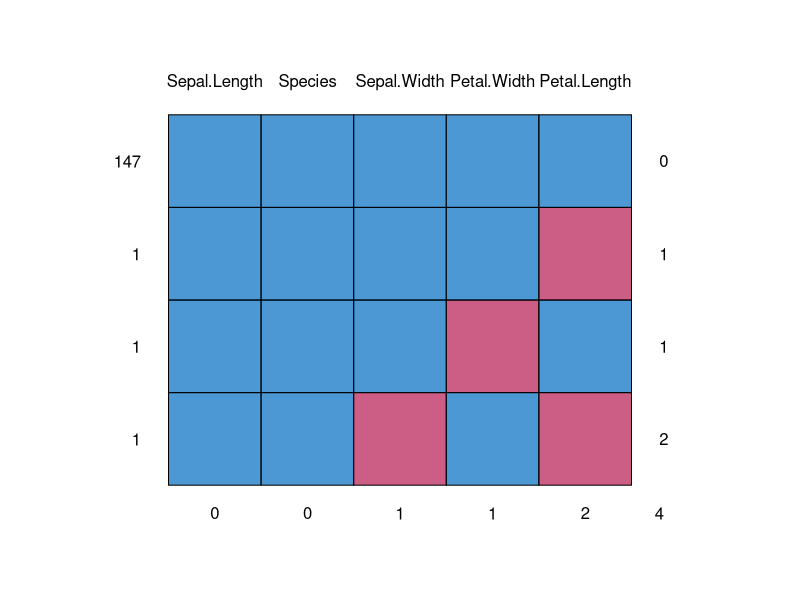
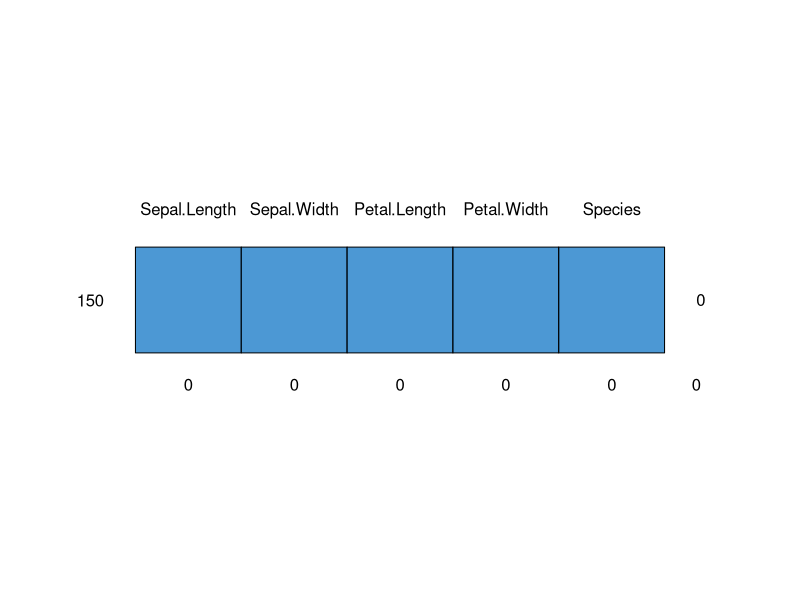
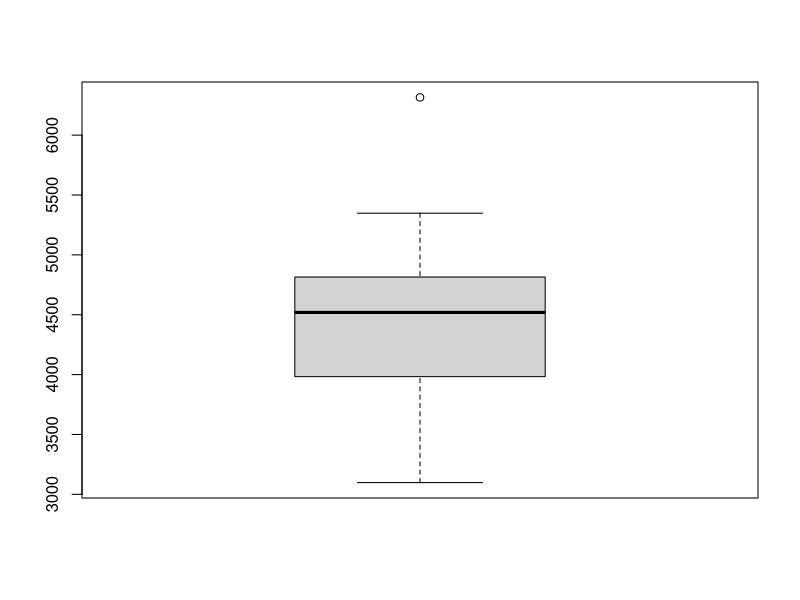

Write the R code that produced these figures, in order.
#
# 2.1 데이터 전처리 이해
# 
# 데이터 전처리 ( data preprocessing )
# : 초기에 확보한 데이터를 정제하고 가공해서
#   분석에 적합한 데이터를 확보하는 과정
#
# 데이터 전처리는 전체 분석 과정 중에서 매우 오랜 시간을 
# 차지 하기 때문에 이를 효과적으로 처리하는 방법을 알고 적용하는 것이 중요
#

# 데이터 전처리 내용
# 1. 결측치 처리 - 값이 없는 경우
# 2. 특이값 처리 - 값은 있으나 값이 문제에 맞지 않는 경우
# 3. 데이터 가공 - 원본 data에는 없는 내용을 추가, 변형
#


#
# 2.2 결측치 처리
#
# 결측치 ( 결측값 , missing value )
# :데이터를 수집하고 저장하는 과정에서 저장할 값을 얻지 못하는 경우 발생
#  R에서는 NA로 표기
#
# 결측치 종류
#  1. 완전 무작위 결측 ( MCAR, missing completely at random )
#    : 어떤 변수 상에 결측치가 관측된 또는 관측되지 않은 다른 변수와 아무 연관이 없는 경우
#  2. 무작위 결측 ( MAR, missing at random )
#    : 어떤 변수 상에 결측치가 관측된 다른 변수와 연관되어 있지만 그 자체의 비관측된 값들과는
#      연관이 없는 경우
#  3. 비 무작위 결측 ( NMAR, not missing at random )
#    : 어떤 변수의 결측치가 완전 무작위 결측, 무작위 결측이 아니면 비 무작위 결측에 해당
#
# 결측치 처리 방법
#  1. 결측치를 제거하거나 제외한 다음 데이터를 분석한다.
#  2. 결측치를 추정하여 적당한 값으로 치환한 후 데이터를 분석한다.
#  3. 시뮬레이션을 사용한 다중대체 방법
#       다중대체 (MI,Multiple Imputation) : 결측치에 대한 반복 시뮬레이션에 기반한 접근법
#                                           복잡한 결측치 문제를 다루는데 사용하는 기법
# 
# 
# 벡터 ( vector )에 대한 결측치 처리
# 
# R에서는 결측치를 NA로 표기
# NA는 숫자형, 문자형, 논리형 값 어디에서나 결측치를 나타내는 용도로 사용
#
# 결측치 특성과 존재 여부 확인
z <- c(1,2,3,NA,5,NA,8)
sum(z)
is.na(z)               # NA 여부 확인
sum(is.na(z))          # NA 개수 확인
sum(z,na.rm=TRUE)      # NA를 제외한 합계 계산

# 결측치 대체 및 제거
z1 <- c(1,2,3,NA,NA,8)
z2 <- c(5,8,1,NA,3,NA,7)
z1[is.na(z1)] <- 0              # NA를 0으로 대체
z1
na.omit(z2)
z3 <- as.vector(na.omit(z2))    # NA를 제거하고 새로운 vector 생성
z3

#
# 매트릭스와 데이터프레임 결측치 처리
#
x <- iris
x[1,2] <- NA
x[1,3] <- NA
x[2,3] <- NA
x[3,4] <- NA
head(x)

# 데이터프레임 결측치 확인
#
# for문 이용
for (i in 1:ncol(x)){
    this.na <- is.na(x[i])
    cat(colnames(x)[i],'\t', sum(this.na),'\n')
}


# apply( ) 이용
col_na <- function(y){
    return (sum(is.na(y)))
}

na.count <- apply(x,2,FUN=col_na)
na.count

# 데이터프레임 결측치 확인 ( 관측치 ( 행, row )에 대한 확인 )
#
rowSums(is.na(x))                   # 관측치별 NA 개수
sum(rowSums(is.na(x))>0)            # NA가 포함된 관측치 개수
sum( is.na(x))                      # 데이터셋 전체에서의 NA 개수

install.packages("mice")            # 결측치 처리를 위해 사용하는 외부 패키지

library(mice)

mean(is.na(x))                      # 결측치 비중
mean(is.na(iris))

result <- md.pattern(x)             # 결측치 유형에 대한 표 작성
result

write.csv(result,"md_iris.csv", row.names = T)

md.pattern(iris)


# 결측치 탐색을 위한 상관관계 분석
result.cor <- as.data.frame(abs(is.na(x)))
result.cor
result.cor.final <- result.cor[which(apply(result.cor,2,sum)>0)]
cor(result.cor.final)

# 결측치를 가진 변수와 모든 변수와의 상관관계
result.cor.full <- cor(result.cor,result.cor.final,
                       use='pairwise.complete.obs')
result.cor.full

# https://bwlewis.github.io/covar/missing.html


# 
# 데이터프레임의 결측치 제거
#
# complete.cases() : 데이터셋에서 NA를 포함하지 않은 완전한(complete) 행을 찾는 함수
head(x)
x[!complete.cases(x),]
y <- x[complete.cases(x),]
head(y)

#
# -결측치가 많은 dataset인 경우 결측치가 포함된 관측치(행)를 모두 제거해 버리면
#  실제로 남아 있는 관측치(행)가 별로 없을 수 있어서 분석이 어려운 경우가 생긴다.
# -위와 같은 경우 만약 결측치가 특정 변수(열)에 모여있다면 해당 변수(열)만
#  제거한 후 분석하는 것도 하나의 방법이다.
#
# -결측치가 여러 변수(열)에 흩어져 있는 경우에는 결측치를 적당한 값으로 추정하여
#  대체한 후 분석할 수 있다.
#
# -결측치를 추정값으로 대체하여 분석할 경우 분석의 신뢰도가 떨어질 수 있으나
#  아무런 분석을 못하는 것보다는 나은 방법이 될 수 있다.
#

#
# 2.3 특이값 처리
#
# 특이값 ( outlier, 이상치 )
# : 정상적이라고 생각되는 데이터의 분포 범위 밖에 위치하는 값들, 입력 오류나 실제 특이값일 수도 있다.
#   특이값의 성질은 제조공정의 불량품 선별, 은행 거래 시스템의 사기 거래 탐지할 때 사용하기도 한다.
#
# 데이터 분석 시 특이값을 포함한 채 평균 등의 계산을 하면 전체 데이터 양상 파악에 
# 왜곡을 가져올 수 있으므로 분석 시 제외하는 경우가 많다.
#
# dataset에 특이값이 포함되어 있는지 여부 조사 방법
#  1. 논리적으로 있을 수 없는 값이 있는지 찾는다. 특별한 방법이 없기 때문에
#     분석자가 각 변수의 특성을 이해한 후 특이값 탐색
#  2. 상식을 벗어난 값이 있는 지 찾는다.
#  3. 상자그래프를 통해 찾는다.
#

#
# 특이값 찾기
# 
# 상자 그래프를 이용한 특이값 찾기
st <- data.frame(state.x77)
boxplot(st$Income)
boxplot.stats(st$Income)$out

#
# 특이값 처리 - 특이값 포함 관측치(행) 제거
#
# 일반적으로 특이값 포함 관측치(행) 제거는 특이값을 NA로 바꾸고
# NA를 포함한 행을 제거하는 방식으로 진행
#
# %in% : 어떤 벡터에 비교하고자 하는 값이 포함되어 있는 지 알고 싶을 때 사용
out.val <- boxplot.stats(st$Income)$out    # 특이값 검출
st$Income[st$Income %in% out.val] <- NA    # NA로 대체
head(st)

newdata <- st[complete.cases(st),]         # NA 포함행 제거
head(newdata)

# 
# 2.4 데이터 가공
#
# 데이터 가공 ( processing )
# : 수집한 데이터에 대하여 분석을 용이하게 하기 위한 정렬, 집계, 병합 등과 관련한 작업
#
# 1. 정렬 ( sort ) : 데이터를 주어진 기준에 따라 크기순으로 재배열하는 과정.
#                    데이터 분석 시 빈번히 수행하는 과정.
#
# order( ) : 주어진 열의 값들에 대한 순서를 붙이는 함수.
#            값의 크기를 기준으로 작은 값부터 시작해서 번호 부여
v1 <- c(1,7,6,8,4,2,3)
order(v1)
v1 <- sort(v1)
v1
v2 <- sort(v1,decreasing = T)
v2

#
# 매트릭스와 데이터프레임 정렬
# : 특정 열의 값을 기준으로 행들을 재배열하는 형태로 정렬
head(iris)
order(iris$Sepal.Length)
iris[order(iris$Sepal.Length),]
iris[order(iris$Sepal.Length,decreasing = T),]
iris.new <- iris[order(iris$Sepal.Length),]
head(iris.new)
iris[order(iris$Sepal.Length,decreasing = T,iris$Petal.Length),]

# 
# 2. 데이터 분리와 선택
# 
# split() : 하나의 dataset을 열의 값을 기준으로 여러개의 dataset으로 분리
# subset() : dataset으로부터 조건에 맞는 행들을 추출
#
# 데이터 분리
sp <- split(iris,iris$Species)
sp
summary(sp)
sp$setosa

# 데이터 선택
subset(iris, Species == 'setosa')
subset(iris, Sepal.Length > 7.5)
subset(iris, Sepal.Length > 5.1 & Sepal.Width > 3.9 )
subset(iris, Sepal.Length > 7.6, select = c(Petal.Length, Petal.Width))

# 
# 3. 데이터 샘플링과 조합
#
# 데이터 샘플링 ( Sampling )
# : 통계용어, 주어진 값들이 있을 때 그 중에서 임의의 개수의 값들을 추출하는 작업
#
# 비복원 추출 : 한 번 추출된 값은 다시 추출하지 않도록 하는 추출 방식
# 복원 추출 : 추출한 값을 확인한 다음 다시 데이터에 합친 후 새로 추출하는 방식
#  
# 데이터 분석에서는 비복원 추출을 사용
#
# 샘플링이 필요한 경우는 dataset의 크기가 너무 커서 데이터 분석에 시간이 많이 걸릴 때,
# 일부의 데이터만 샘플링하여 대략의 결과를 미리 확인하고자 할 때 사용.
# 
# 숫자를 임의로 추출
x <- 1:100
y <- sample(x,size=10, replace=FALSE)
y


lotto <- 1:45
win <- sort(sample(lotto,size = 6,replace=FALSE))
win


# 행의 임의로 추출
idx <- sample(1:nrow(iris),size = 50, replace = FALSE)
idx.50 <- iris[idx,]
dim(idx.50)
head(idx.50)

sample(1:20,size = 5)
sample(1:20,size = 5)
sample(1:20,size = 5)

set.seed(50)
sample(1:20,size = 5)
set.seed(50)
sample(1:20,size = 5)
set.seed(50)
sample(1:20,size = 5)

#
# 4. 데이터 조합
#
# 데이터 조합 ( combination ) : 주어진 데이터 값들 중에서 몇 개씩 짝을 지어 추출하는 작업
#
# combn() : 데이터 조합 시 사용, 결과에서 각 열이 하나의 조합을 의미
combn(1:5,3)

x <- c('red','green','blue','black','white')
com <- combn(x,2)
com

for(i in 1:ncol(com)){
    cat(com[,i], '\n')
}

#
# 5. 데이터 집계와 병합
#
# 데이터 집계 ( aggregation ) : 매트릭스와 데이터프레임과 같은 2차원 데이터는 
#                               데이터 그룹에 대해서 합계나 평균 등을 계산해야 
#                               하는 경우가 많은데 이 작업을 의미한다.
#
# aggregate() : 데이터 집계 함수
#                 dataset      집계기준           집계작업내용
agg1 <- aggregate(iris[,-5],by=list(iris$Species),mean)
agg1

agg2 <- aggregate(iris[,-5],by=list(품종 = iris$Species),mean)
agg2

agg3 <- aggregate(iris[,-5],by=list(표준편차=iris$Species),sd)
agg3


# 데이터 병합 ( merge )
# : 데이터 분석을 위해 모은 자료 중 연관된 정보가 여러 자료에 흩어져 있는 경우에 이를 합치는 작업
x <- data.frame(name=c('a','b','c'), math=c(90,80,40))
y <- data.frame(name=c('a','b','d'), korean=c(75,60,90))
x
y

z <- merge(x,y,by=c('name'))
z

z2 <- merge(x,y)
z2

merge(x,y,all.x=T)
merge(x,y,all.y=T)
merge(x,y,all=T)

# 병합 기준이 되는 열의 이름이 다른 경우의 병합
x <- data.frame(name=c('a','b','c'), math=c(90,80,40))
y <- data.frame(sname=c('a','b','d'), korean=c(75,60,90))
x
y

merge(x,y,by.x = c('name'),by.y = c('sname'))










































































